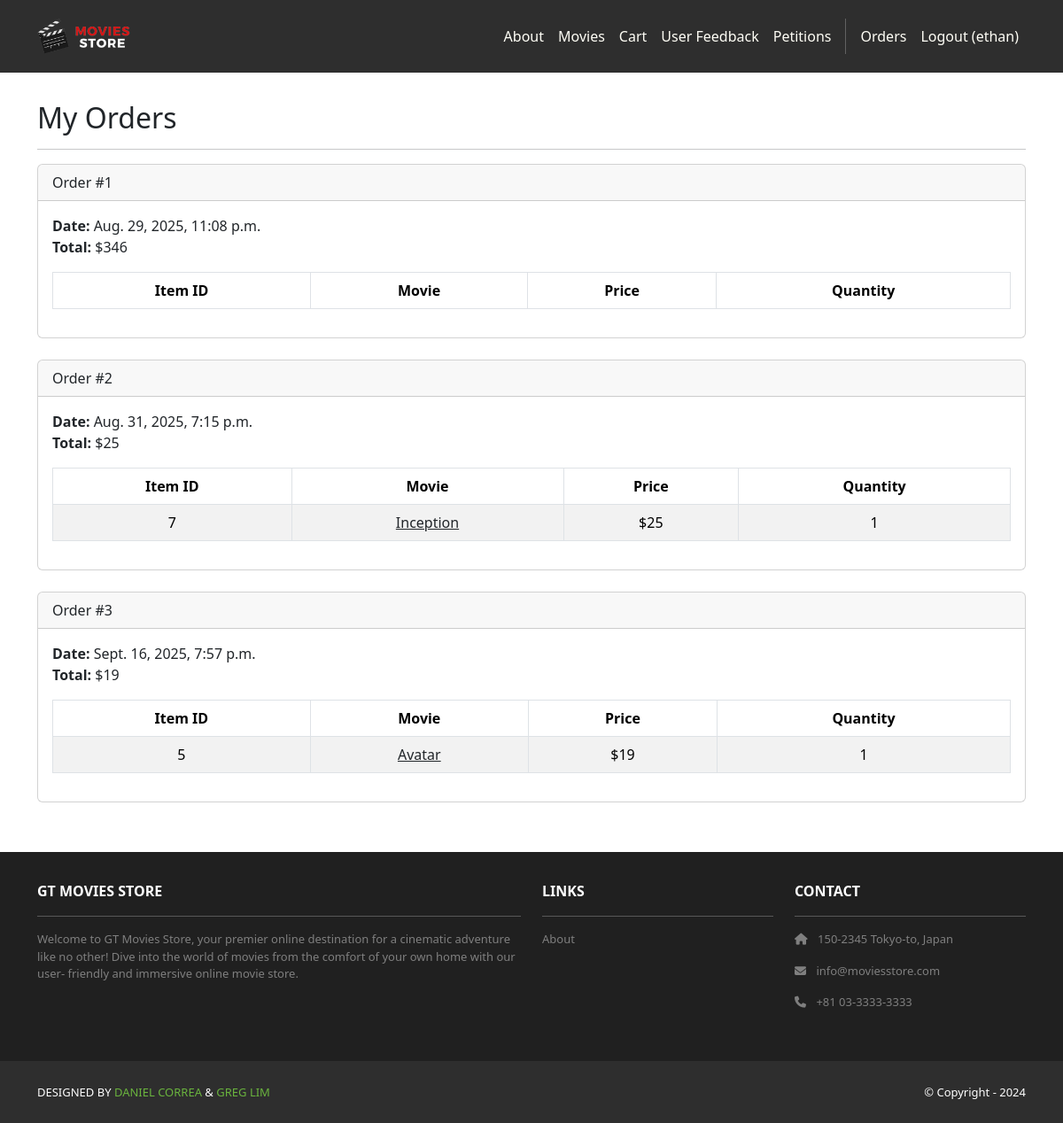
Page /accounts/orders/ (signed in) on the committed database.
### cart/models.py (models this page shows, shortened)
class Order(models.Model):
    id = models.AutoField(primary_key=True)
    total = models.IntegerField()
    date = models.DateTimeField(auto_now_add=True)
    user = models.ForeignKey(User,
        on_delete=models.CASCADE)

class Item(models.Model):
    id = models.AutoField(primary_key=True)
    price = models.IntegerField()
    quantity = models.IntegerField()
    order = models.ForeignKey(Order,
        on_delete=models.CASCADE)
    movie = models.ForeignKey(Movie,
        on_delete=models.CASCADE)

### movies/models.py (models this page shows, shortened)
class Movie(models.Model):
    id = models.AutoField(primary_key=True)
    name = models.CharField(max_length=255)
    price = models.IntegerField()
    description = models.TextField()
    image = models.ImageField(upload_to='movie_images/')

### accounts/views.py (the view)
# urls.py: path('orders/', views.orders, name='accounts.orders'),
@login_required
def orders(request):
    template_data = {}
    template_data['title'] = 'Orders'
    template_data['orders'] = request.user.order_set.all()
    return render(request, 'accounts/orders.html',
        {'template_data': template_data})

### accounts/templates/accounts/orders.html
{% extends 'base.html' %}
{% block content %}
<div class="p-3">
    <div class="container">
        <div class="row mt-3">
            <div class="col mx-auto mb-3">
                <h2>My Orders</h2>
                <hr />
                {% for order in template_data.orders %}
                <div class="card mb-4">
                    <div class="card-header">
                        Order #{{ order.id }}
                    </div>
                    <div class="card-body">
                        <b>Date:</b> {{ order.date }}<br />
                        <b>Total:</b> ${{ order.total }}<br />
                        <table class="table table-bordered table-striped text-center mt-3">
                            <thead>
                                <tr>
                                    <th scope="col">Item ID</th>
                                    <th scope="col">Movie</th>
                                    <th scope="col">Price</th>
                                    <th scope="col">Quantity</th>
                                </tr>
                            </thead>
                            <tbody>
                                {% for item in order.item_set.all %}
                                <tr>
                                    <td>{{ item.movie.id }}</td>
                                    <td>
                                        <a class="link-dark" href="{% url 'movies.show' id=item.movie.id %}">
                                            {{ item.movie.name }}
                                        </a>
                                    </td>
                                    <td>${{ item.movie.price }}</td>
                                    <td>{{ item.quantity }}</td>
                                </tr>
                                {% endfor %}
                            </tbody>
                        </table>
                    </div>
                </div>
                {% endfor %}
            </div>
        </div>
    </div>
</div>
{% endblock content %}

### moviesstore/templates/base.html (shortened to what this page needs)
<!DOCTYPE html>
<html>
{% load static %}
<head>
  <link href="https://cdn.jsdelivr.net/npm/bootstrap@5.3.3/dist/css/bootstrap.min.css" rel="stylesheet"
>
  <link rel="stylesheet" href="https://cdnjs.cloudflare.com/ajax/libs/font-awesome/6.1.1/css/all.min.css">
  <link rel="stylesheet" type="text/css" href="{% static 'css/style.css' %}">
</head>
<body>
  <nav class="p-3 navbar navbar-dark bg-dark
         navbar-expand-lg">
    <div class="container">
      <a class="navbar-brand" href="{% url 'home.index' %}">
        <img src="{% static 'img/logo.png' %}" alt="logo" height="40" />
      </a>
      <div class="collapse navbar-collapse" id="navbarNavAltMarkup">
        <div class="navbar-nav ms-auto navbar-ml">
          <a class="nav-link" href="{% url 'home.about' %}">About</a>
          <a class="nav-link" href="{% url 'movies.index' %}">Movies</a>
          <a class="nav-link" href="{% url 'cart.index' %}">Cart</a>
          <a class="nav-link" href="{% url 'survey_list' %}">User Feedback</a>
          <a class="nav-link" href="{% url 'petition_list' %}">Petitions</a>
          {% if user.is_authenticated %}
          <a class="nav-link" href="{% url 'accounts.orders' %}">Orders
          </a>
          <a class="nav-link" href="{% url 'accounts.logout' %}">Logout ({{user.username }})</a>
          {% else %}
          <a class="nav-link" href="{% url 'accounts.signup' %}">
            Sign Up
          </a>
          <a class="nav-link" href="{% url 'accounts.login' %}">Login</a>
          {% endif %}
        </div>
      </div>
    </div>
  </nav>
  <div>
    {% block content %}
    {% endblock content %}
  </div>
  <section class="p-3 ms-footer d-none d-md-block">
    <div class="container">
      <div class="row mt-3 text-white">
        <div class="col-md-6 col-lg-6 col-xl-6
               mx-auto mb-4">
          <b>GT MOVIES STORE</b>
          <hr />
          <p>
            Welcome to GT Movies Store, your premier online
            destination for a cinematic adventure like no
            other! Dive into the world of movies from the
            comfort of your own home with our user-
            friendly and immersive online movie store.
          </p>
        </div>
        <div class="col-md-3 col-lg-3 col-xl-3
               mx-auto mb-4">
          <b>LINKS</b>
          <hr />
          <p><a class="nav-link" href="{% url 'home.about' %}">
              About
            </a></p>
        </div>
        <div class="col-md-3 col-lg-3 col-xl-3 mx-auto
               mb-4">
          <b>CONTACT</b>
          <hr />
          <p><i class="fas fa-home me-2"></i>
            150-2345 Tokyo-to, Japan
          </p>
          <p><i class="fas fa-envelope me-2"></i>
            info@moviesstore.com
          </p>
          <p><i class="fas fa-phone me-2"></i>
            +81 03-3333-3333
          </p>
        </div>
      </div>
    </div>
  </section>
  <section class="p-3 ms-footer-bottom bg-dark">
    <div class="container d-flex
           justify-content-between">
      <div class="me-5 text-white">
        <span>DESIGNED BY
          <a href="https://www.x.com/danielgarax" target="_blank">DANIEL CORREA</a> &
          <a href="https://www.x.com/greglim81" target="_blank">GREG LIM</a>
        </span>
      </div>
      <div class="text-white">
        <span>© Copyright - 2024</span>
      </div>
    </div>
  </section>
</body>
</html>

### moviesstore/static/css/style.css (style rules this page uses)
.navbar a.nav-link { color: #FFFEF6 !important; }
.bg-dark { background-color: #2E2E2E !important; }
.ms-footer { background-color: #202020; }
.ms-footer p { color: #7F7F7F; font-size: 13px; }
.ms-footer-bottom span { font-size: 13px; line-height: 38px; }
.ms-footer-bottom a { color: #6ab43e; text-decoration: none; }

### rows in the picture
Order: id "1", date "Aug. 29, 2025, 11:08 p.m.", total "346"
Order: id "2", date "Aug. 31, 2025, 7:15 p.m.", total "25"
Item: movie.id "7", movie.name "Inception", movie.price "25", quantity "1"
Order: id "3", date "Sept. 16, 2025, 7:57 p.m.", total "19"
Item: movie.id "5", movie.name "Avatar", movie.price "19", quantity "1"

### other values in the picture
{{ user.username }} "ethan"
